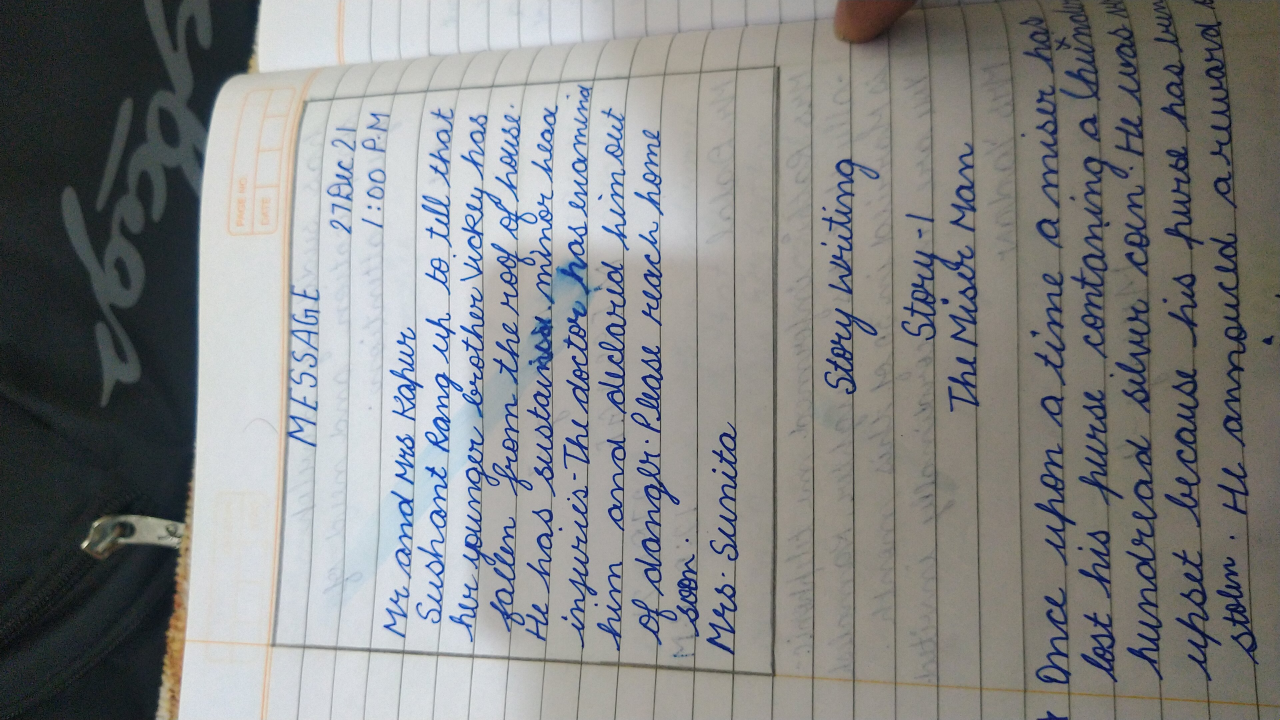
#> input picture data/document.jpg, 3840 x 2160 px (shown at 1/3 size)
$ python adaptive_threshold.py
#> lines starting #> are read from the running program, lines starting #| are printed output that depends on the picture; after the words box and inside, x2 and y2 are one past the last pixel; in counts of white or black regions, pixels touching at a corner belong together
import cv2


def apply_adaptive_threshold(img):
    """
    convert a gray scale image into binary image based variable threshold for a given region

    Args:
        img: gray scale input image

    Returns:
        binary image
        """
    thresh_img = cv2.adaptiveThreshold(img, 255, cv2.ADAPTIVE_THRESH_GAUSSIAN_C,
                                    cv2.THRESH_BINARY, 199, 10)
    return thresh_img

def main():
    image_path = "../data/document.jpg"
    image = cv2.imread(image_path)
#> image is the input picture: shape (2160, 3840, 3); mean B, G, R 132.6, 133.1, 131.9
    image_gray = cv2.cvtColor(image, cv2.COLOR_BGR2GRAY)
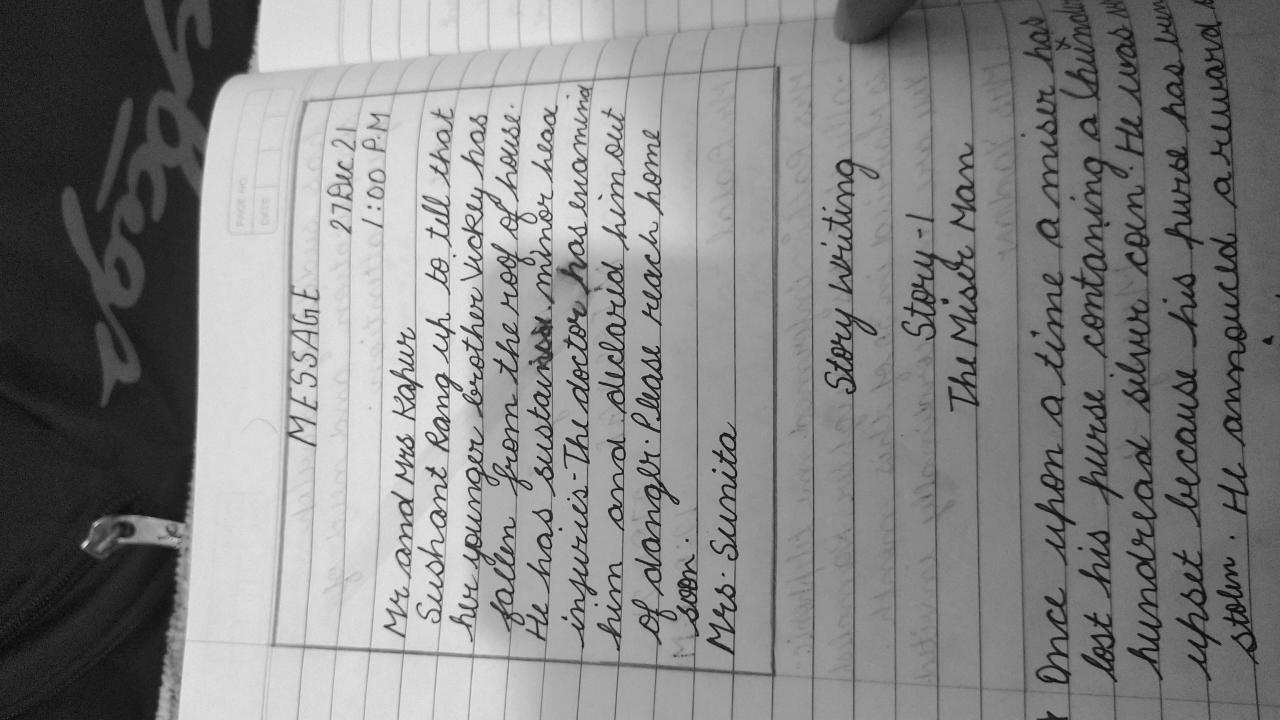
#> image_gray: shape (2160, 3840) (shown at 1/3 size); min 0, max 252, mean 132.7
    thresh_image = apply_adaptive_threshold(image_gray)
#> in apply_adaptive_threshold, `thresh_img = cv2.adaptiveThreshold(img, 255, cv2.ADAPTIVE_THRESH_GAUSS..`:
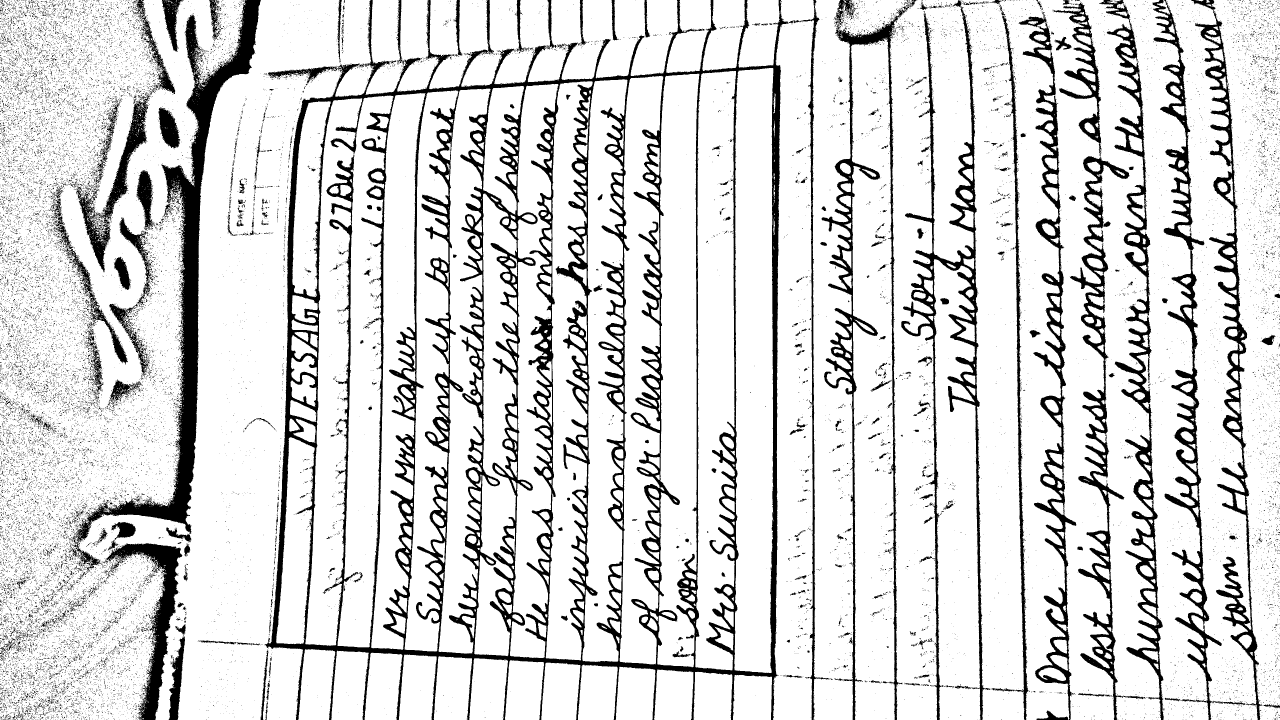
#> thresh_img: shape (2160, 3840) (shown at 1/3 size); 84.8% white; 32281 black regions (31464 under 20 px), largest, box (x1, y1, x2, y2) and area: (794, 0, 2365, 2160) 493301, (214, 0, 783, 1714) 100067, (2704, 21, 2971, 2160) 56794

    cv2.namedWindow("original_image")        # Create a named window
    cv2.moveWindow("original_image", 0, 0)
    cv2.namedWindow("threshold_image")        # Create a named window
    cv2.moveWindow("threshold_image", 800, 0)

    cv2.imshow('original_image', image)
    cv2.imshow('threshold_image', thresh_image)
    cv2.waitKey(0)
    cv2.destroyAllWindows()


if __name__ == "__main__":
    main()

$ run again, with data/horse.jpg copied over data/document.jpg
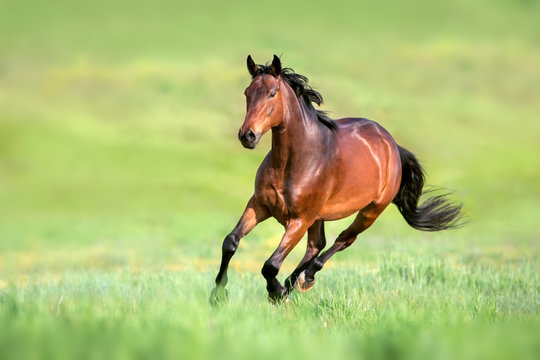
#> input picture data/horse.jpg, 540 x 360 px
#> in main, image is the input picture: shape (360, 540, 3); mean B, G, R 115, 190.9, 174.8
#> in main, `image_gray = cv2.cvtColor(image, cv2.COLOR_BGR2GRAY)`:
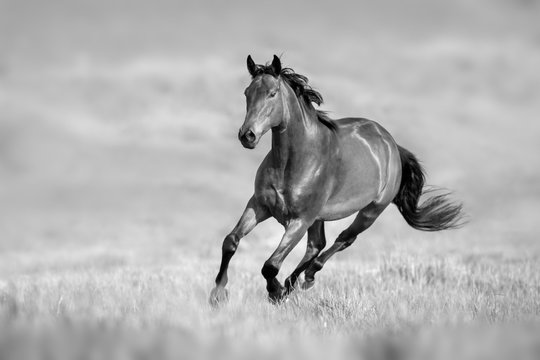
#> image_gray: shape (360, 540); min 0, max 251, mean 177.4
#> in apply_adaptive_threshold, `thresh_img = cv2.adaptiveThreshold(img, 255, cv2.ADAPTIVE_THRESH_GAUSS..`:
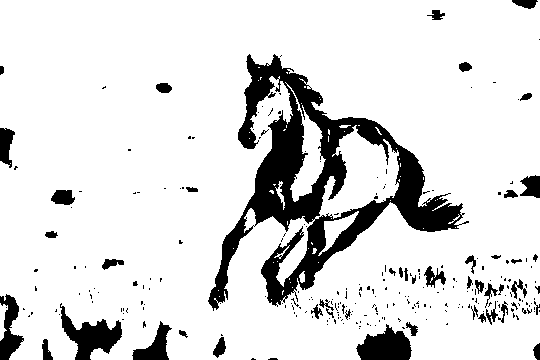
#> thresh_img: shape (360, 540); 86.4% white; 265 black regions (218 under 20 px), largest, box (x1, y1, x2, y2) and area: (208, 54, 469, 311) 17406, (60, 303, 122, 360) 1504, (356, 324, 412, 360) 1325

$ run again, with data/horse1.jpg copied over data/document.jpg
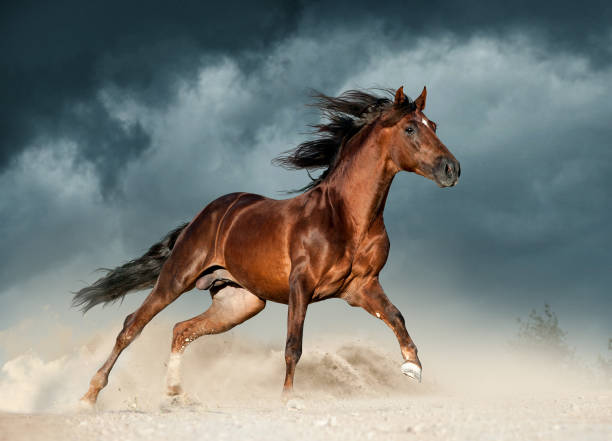
#> input picture data/horse1.jpg, 612 x 441 px
#> in main, image is the input picture: shape (441, 612, 3); mean B, G, R 125.1, 129.3, 125.5
#> in main, `image_gray = cv2.cvtColor(image, cv2.COLOR_BGR2GRAY)`:
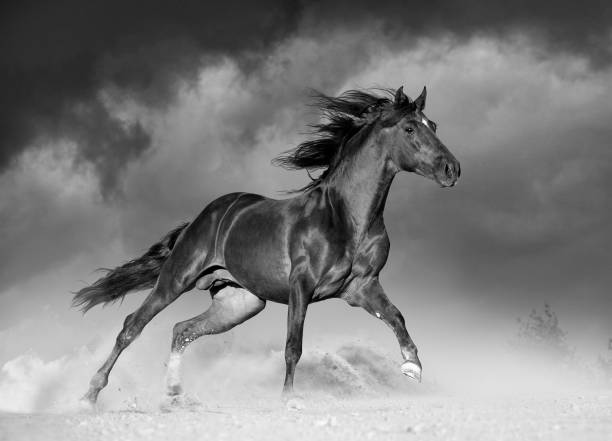
#> image_gray: shape (441, 612); min 0, max 254, mean 127.7
#> in apply_adaptive_threshold, `thresh_img = cv2.adaptiveThreshold(img, 255, cv2.ADAPTIVE_THRESH_GAUSS..`:
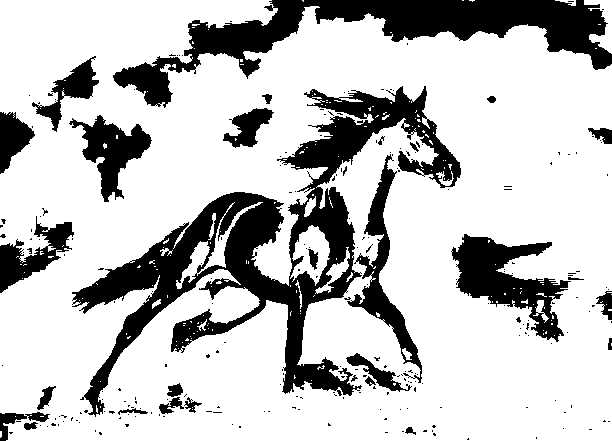
#> thresh_img: shape (441, 612); 76.2% white; 244 black regions (215 under 20 px), largest, box (x1, y1, x2, y2) and area: (72, 86, 461, 417) 27595, (113, 0, 612, 108) 15660, (451, 234, 571, 342) 5298
